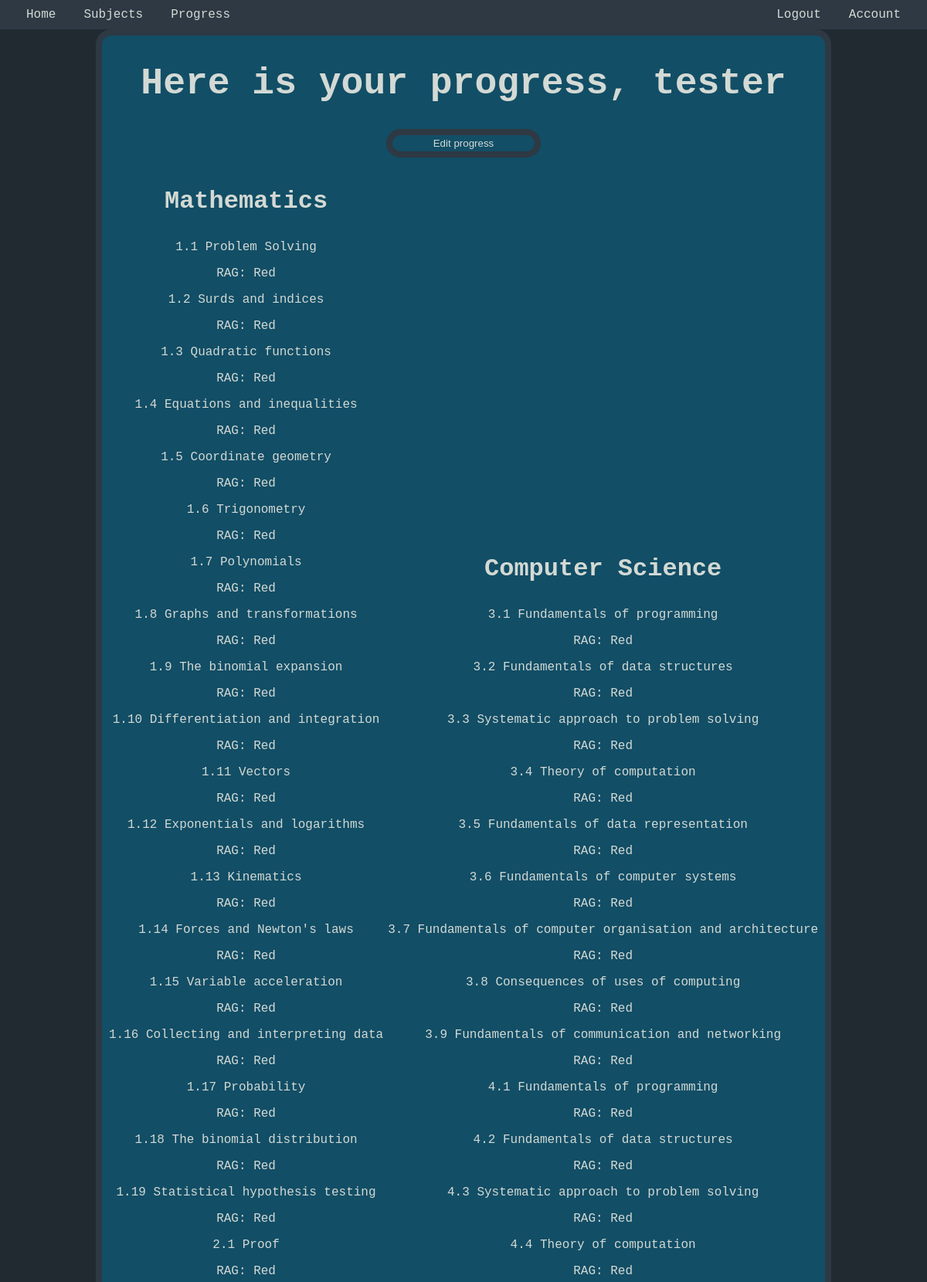
Page /progress (signed in, upper part) on the committed database.
### tables this page shows
CREATE TABLE subjects
                (subjectID INTEGER PRIMARY KEY AUTOINCREMENT, 
                subjectName TEXT,
                examBoard TEXT);

CREATE TABLE topics
                (topicID INTEGER PRIMARY KEY AUTOINCREMENT,
                subjectID INTEGER,
                topicName TEXT NOT NULL,
                qualification TEXT NOT NULL,
                FOREIGN KEY (subjectID) REFERENCES subjects (subjectID));

### main_webloader.py (the view)
@app.route('/progress', methods=['POST', 'GET'])
def progress():
    if 'username' in session:
        username, userID = session['username'], session['userID']
        subjectsuser_oop, subject_oop, topics_oop, progress_oop = SubjectUserTable(), SubjectsTable(), TopicsTable(), UserProgressTable()
        subjectIDs = subjectsuser_oop.subIDs_get_from_userID(userID)
        subjects = subject_oop.subIDs_to_sub(subjectIDs)
        topics, rag_values = topics_oop.get_topics(subjectIDs), progress_oop.get_progress(userID)
        subs = []
        for item in subjects:
            subs.append(item)
        topic_list = []
        for item in topics:
            topic_list.append(item)
        maths_topics = []
        comp_topics = []
        for i in range(len(topic_list)):
            if topic_list[i][0] == 1:
                maths_topics.append([topic_list[i][1], rag_values[i]])
            else:
                comp_topics.append([topic_list[i][1], rag_values[i]])
        return render_template('user_progress.html', name=username, subs=subs, topics=topic_list, maths=maths_topics, comps=comp_topics)
    else:
        return redirect('/login')

### databases.py (called while the page is built)
    def subIDs_to_sub(self, subject_ids):
        subjects = []
        for item in subject_ids:
            self.cursor.execute(f"""SELECT subjectName FROM subjects WHERE subjectID = ?""", (item,))
            subjects.append(self.cursor.fetchone()[0])
        return subjects

    def subIDs_get_from_userID(self, userID):
        self.cursor.execute(f"""SELECT subjectID FROM usersubjects WHERE userID = ?""", (userID,))
        sub_id = self.cursor.fetchall()
        if sub_id == []:
            return ''
        else:
            return sub_id

    def get_topics(self, subID):
        topics = []
        for item1 in subID:
            self.cursor.execute("""SELECT topicName FROM topics WHERE subjectID=?""", (item1, ))
            fetched_topics = self.cursor.fetchall()
            for item2 in fetched_topics:
                topics.append([item1, item2[0]])
        if topics == []:
            return ''
        else:
            return topics

    def get_progress(self, userID):
        self.cursor.execute("""SELECT progress FROM user_progress WHERE userID=?""", (userID, ))
        fetched_progress = self.cursor.fetchall()
        progress_values = self.progNum_to_prog(fetched_progress)
        return progress_values

    def progNum_to_prog(self, progress_number):
        progress_values = []
        for item in progress_number:
            if item == 1:
                progress_values.append("Red")
            elif item == 2:
                progress_values.append("Amber")
            else:
                progress_values.append("Green")
        return progress_values

### templates/user_progress.html (shortened to what this page needs)
<!DOCTYPE html>
<html>
    <head>
        <link rel="stylesheet" type="text/css" href="/static/css/stylings.css">
    </head>
    <header>
        <ul>
           <li><a href="/">Home</a></li>
           <li><a href="/subjects">Subjects</a></li>
           <li><a href="/progress">Progress</a></li>
           <li style="float:right"><a href="/account">Account</a></li>
           <li style="float:right"><a href="/logout">Logout</a></li>
        </ul>
     </header>
     <body>
        <div id="main_body" style="display: block; width: max-content;" class="parent">
            <h1 id="page_text" style="text-align: center;">Here is your progress, {{name}}</h1>
            <button onclick="edit_progress()">Edit progress</button>
            <div class="child" style="display: flex; flex-direction: row; justify-content: space-evenly; align-items:  flex-start;">
                {% for sub in subs %}
                {% if sub == 'Mathematics' %}
                <div class="child" id="{{sub}}_table" name="{{sub}}_table" style="align-self: flex-start;">
                    <h3><b>{{sub}}</b></h3>
                    {% for math in maths %}
                        <p id="{{math[0]}}">{{math[0]}}</p>
                        <p>RAG: {{math[1]}}</p>
                    {% endfor %}
                </div>
                {% else %}
                <div class="child" id="{{sub}}_table" name="{{sub}}_table" style="align-self: flex-start;">
                    <h3><b>{{sub}}</b></h3>
                    {% for comp in comps %}
                    <p id="{{comp[0]}}">{{comp[0]}}</p>
                    <p>RAG: {{comp[1]}}</p>
                    {% endfor %}
                </div>
            </div>
                {% endif %}
                {% endfor %}
            </div>
    </body>
</html>

### static/css/stylings.css (style rules this page uses)
header { position: sticky; top: 0; padding: 10px 16px; background-color: #2e3944; color: #5a635b; }
body { background-color: #212a31; margin: 0px; font-family: "Lucida Console", monospace !important; }
h1 { color: #d3d9d4; font-size: 300%; }
h3 { color: #d3d9d4; font-size: 200%; }
button { display: block; margin: auto; cursor: pointer; color: #d3d9d4; background-color: #124e66; padding: 3px; text-align: center; border: 8px solid #2e3944; width: 200px; transition: 0.5s; border-radius: 25px; }
ul { list-style-type: none; margin: 0; padding: 0; overflow: hidden; background-color: #2e3944; }
li { float: left; }
li a { color: #d3d9d4; text-align: center; padding: 12px 18px; text-decoration: none; }
div { color: #d3d9d4; background-color: #124e66; padding: 3px; text-align: center; border: 8px solid #2e3944; width: 300px; margin: auto; border-radius: 20px; }
div div { border: 8px !important; }
.parent { flex-direction: row; width: min-content; height: min-content; gap: 4px; }
.child { flex-direction: column; width: auto; }

### rows in the picture
subjects: subjectName "Mathematics"
topics: topicName "1.1 Problem Solving", math "Red"
topics: topicName "1.2 Surds and indices", math "Red"
topics: topicName "1.3 Quadratic functions", math "Red"
topics: topicName "1.4 Equations and inequalities", math "Red"
topics: topicName "1.5 Coordinate geometry", math "Red"
topics: topicName "1.6 Trigonometry", math "Red"
topics: topicName "1.7 Polynomials", math "Red"
topics: topicName "1.8 Graphs and transformations", math "Red"
topics: topicName "1.9 The binomial expansion", math "Red"
topics: topicName "1.10 Differentiation and integration", math "Red"
topics: topicName "1.11 Vectors", math "Red"
topics: topicName "1.12 Exponentials and logarithms", math "Red"
topics: topicName "1.13 Kinematics", math "Red"
topics: topicName "1.14 Forces and Newton's laws", math "Red"
topics: topicName "1.15 Variable acceleration", math "Red"
topics: topicName "1.16 Collecting and interpreting data", math "Red"
topics: topicName "1.17 Probability", math "Red"
topics: topicName "1.18 The binomial distribution", math "Red"
topics: topicName "1.19 Statistical hypothesis testing", math "Red"
topics: topicName "2.1 Proof", math "Red"
subjects: subjectName "Computer Science"
topics: topicName "3.1 Fundamentals of programming", comp "Red"
topics: topicName "3.2 Fundamentals of data structures", comp "Red"
topics: topicName "3.3 Systematic approach to problem solving", comp "Red"
topics: topicName "3.4 Theory of computation", comp "Red"
topics: topicName "3.5 Fundamentals of data representation", comp "Red"
topics: topicName "3.6 Fundamentals of computer systems", comp "Red"
topics: topicName "3.7 Fundamentals of computer organisation and architecture", comp "Red"
topics: topicName "3.8 Consequences of uses of computing", comp "Red"
topics: topicName "3.9 Fundamentals of communication and networking", comp "Red"
topics: topicName "4.1 Fundamentals of programming", comp "Red"
topics: topicName "4.2 Fundamentals of data structures", comp "Red"
topics: topicName "4.3 Systematic approach to problem solving", comp "Red"
topics: topicName "4.4 Theory of computation", comp "Red"

### other values in the picture
{{ name }} "tester"
